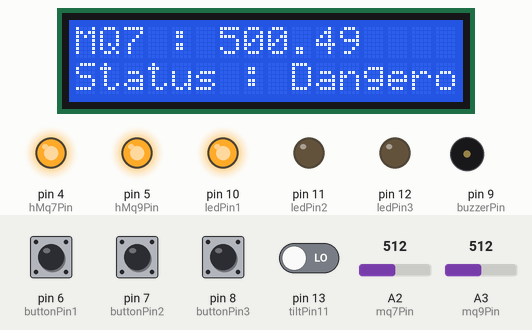
Simulated run of this sketch. Board: Arduino Uno, built with avr-gcc and run on an emulated ATmega328P. Parts: 16×2 character LCD, output pins drawn as LEDs (lit = HIGH), buzzer (waves = sounding, pin HIGH). Dashed ring = blinking. The test bench sets the inputs (shaded band); at power-on: pin 6 (buttonPin1), pin 7 (buttonPin2), pin 8 (buttonPin3) HIGH, pin 13 (tiltPin11) LOW, A3 (mq9Pin) = 512, A2 (mq7Pin) = 512. What the sketch prints to the serial monitor is not drawn.

Above: at 1.2 s.
1.3 s: pin 7 (buttonPin2) pulled LOW for 0.15 s
At 2.7 s:
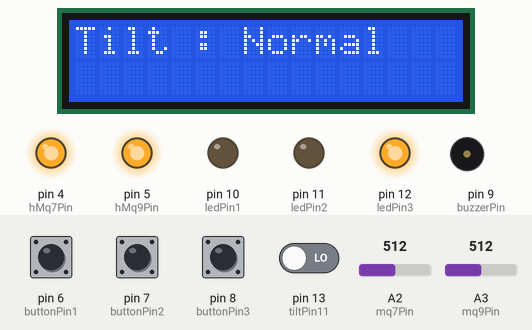
3.0 s: pin 8 (buttonPin3) pulled LOW for 0.15 s
At 3.16 s:
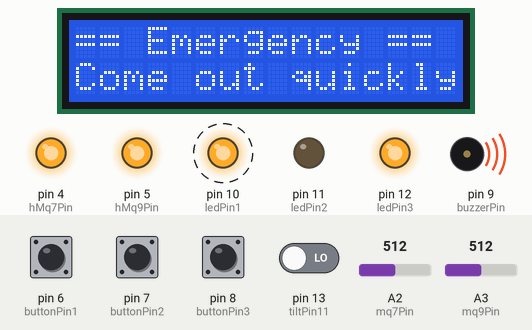
3.7 s: pin 6 (buttonPin1) pulled LOW for 1 s
At 5.7 s:
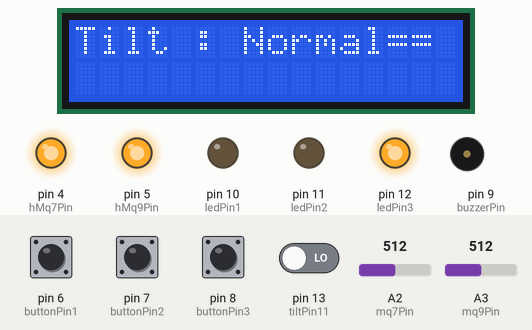
6.2 s: pin 13 (tiltPin11) driven HIGH
At 6.8 s:
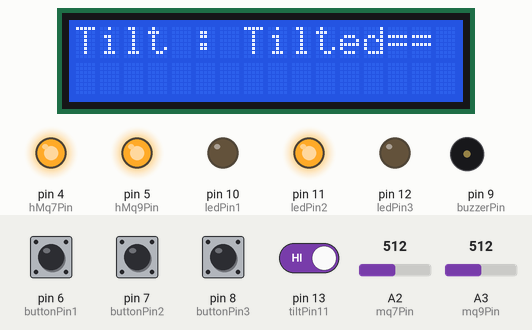
7.7 s: pin 7 (buttonPin2) pulled LOW for 1 s
At 9.9 s:
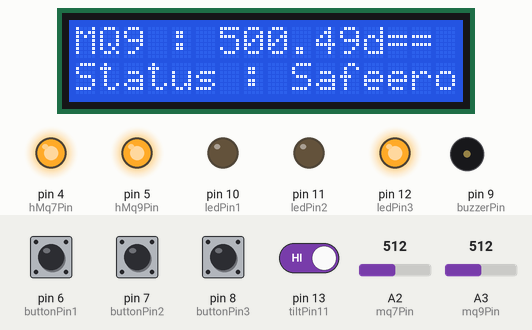
10.2 s: A3 (mq9Pin) set to 1009
At 10.7 s:
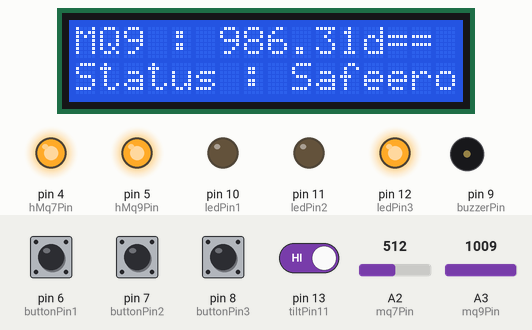
11.7 s: A3 (mq9Pin) set to 1023
Timing chart, 0 to 14.2 s (numbered marks = the images above; inputs shaded):
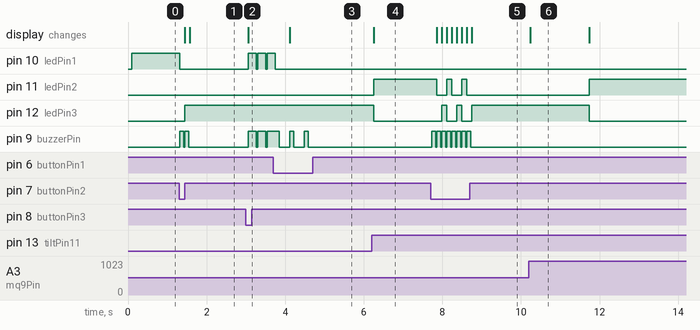

The sketch:

FinalCodeR3.ino
```cpp
#include <Wire.h>
#include <LiquidCrystal_I2C.h>
#include <SoftwareSerial.h>
#include "sensors.h"
#include "display.h"
#include "utilities.h"

LiquidCrystal_I2C lcd(0x27, 16, 2);
SoftwareSerial UnoSerial(3, 2);  // RX | TX

const int mq7Pin = A2;
const int mq9Pin = A3;
const int hMq7Pin = 4;
const int hMq9Pin = 5;

const int buttonPin1 = 6;
const int buttonPin2 = 7;
const int buttonPin3 = 8;

#define buzzerPin 9

const int ledPin1 = 10;
const int ledPin2 = 11;
const int ledPin3 = 12;

const int tiltPin11 = 13;

int mode = 1;
bool isEmergency = false;

void setup() {
  UnoSerial.begin(57600);
  Serial.begin(9600);

  pinMode(hMq7Pin, OUTPUT);
  digitalWrite(hMq7Pin, HIGH);
  pinMode(hMq9Pin, OUTPUT);
  digitalWrite(hMq9Pin, HIGH);

  pinMode(buttonPin1, INPUT_PULLUP);
  pinMode(buttonPin2, INPUT_PULLUP);
  pinMode(buttonPin3, INPUT_PULLUP);

  lcd.begin();
  lcd.backlight();

  pinMode(ledPin1, OUTPUT);
  pinMode(ledPin2, OUTPUT);
  pinMode(ledPin3, OUTPUT);

  digitalWrite(ledPin1, LOW);
  digitalWrite(ledPin2, LOW);
  digitalWrite(ledPin3, LOW);

  pinMode(buzzerPin, OUTPUT);
  pinMode(tiltPin11, INPUT);

  digitalWrite(buzzerPin, LOW);
  digitalWrite(ledPin1, LOW);
}

void loop() {
  // Refresh loop
  int btn1 = digitalRead(buttonPin1);
  int btn2 = digitalRead(buttonPin2);
  int btn3 = digitalRead(buttonPin3);


  // Button action
  if (btn1 == LOW) {
    Serial.println("[Btn 1 click]");
    EmergencyEnd();
    char jsonBuffer[256];
    alert();
    if (mode == 1) {
      createJsonParams(jsonBuffer, "MQ7", GetMq7Sensor(), "MQ7_Sensors_data_retrieved", GetMq7SensorStatus());
      UnoSerial.print(jsonBuffer);
      UnoSerial.print("\n");
    } else if (mode == 2) {
      createJsonParams(jsonBuffer, "MQ9", GetMq9Sensor(), "MQ9_Sensors_data_retrieved", GetMq9SensorStatus());
      UnoSerial.print(jsonBuffer);
      UnoSerial.print("\n");
    } else if (mode == 3) {
      createJsonParams(jsonBuffer, "Tilt", GetTiltSensor(), "Tils_Sensors_data_retrieved", "OK");
      UnoSerial.print(jsonBuffer);
      UnoSerial.print("\n");
    }
    Serial.println(jsonBuffer);

    delay(200);
  } else if (btn2 == LOW) {
    EmergencyEnd();
    Serial.println("[Btn 2 click]");
    EmergencyEnd();
    alert();

    if (mode == 1) {
      mode = 2;
    } else if (mode == 2) {
      mode = 3;
    } else if (mode == 3) {
      mode = 1;
    }
  } else if (btn3 == LOW) {
    Serial.println("[Btn 3 click]");
    if (isEmergency) {
      EmergencyEnd();
    } else {
      isEmergency = true;
    }
  }

  // Emergency mode
  if (isEmergency) {
    char jsonBuffer[256];
    createJsonParams(jsonBuffer, "Emergency", "Emergency", "Emergency","Emergency");
    UnoSerial.print(jsonBuffer);
    UnoSerial.print("\n");
    EmergencyStart();
  }

  // Mode
  if (mode == 1) {
    if (isEmergency) {

    } else {
      const char* mq7SensorReading = GetMq7Sensor();
      String line1 = "MQ7 : ";
      line1 += mq7SensorReading;
      ShowTextLine1(line1.c_str());
    }

    const char* mq7StatusReading = GetMq7SensorStatus();
    String line2 = "Status : ";
    line2 += mq7StatusReading;
    ShowTextLine2(line2.c_str());
    digitalWrite(ledPin3, HIGH);
    ChangeLedByStatus(mq7StatusReading);

  } else if (mode == 2) {
    if (isEmergency) {
    } else {
      const char* mq9SensorReading = GetMq9Sensor();
      String line91 = "MQ9 : ";
      line91 += mq9SensorReading;
      ShowTextLine1(line91.c_str());
      const char* mq9StatusReading = GetMq9SensorStatus();
      String line92 = "Status : ";
      line92 += mq9StatusReading;
      ShowTextLine2(line92.c_str());
      digitalWrite(ledPin3, HIGH);
      ChangeLedByStatus(mq9StatusReading);
    }
  } else if (mode == 3) {
    if (isEmergency) {
    } else {
      const char* GetTiltSensorReading = GetTiltSensor();
      String lineTilt1 = "Tilt : ";
      lineTilt1 += GetTiltSensorReading;
      ShowTextLine1(lineTilt1.c_str());
      ShowTextLine2("                ");
      digitalWrite(ledPin3, HIGH);
      ChangeLedByStatus(GetTiltSensorReading);
    }
  }
}


void EmergencyStart() {
  Serial.println("Emergency Call!");
  ShowTextLine1("== Emergency ==");
  ShowTextLine2("Come out quickly!");
  digitalWrite(ledPin1, HIGH);
  digitalWrite(buzzerPin, HIGH);
  delay(200);
  digitalWrite(ledPin1, LOW);
  digitalWrite(buzzerPin, LOW);
  UnoSerial.print("Emergency Call!");
  UnoSerial.print("\n");
}
void EmergencyEnd() {
  digitalWrite(buzzerPin, LOW);
  digitalWrite(ledPin1, LOW);
  isEmergency = false;
}

void ChangeLedByStatus(const char* status) {
  if (strcmp(status, "Safe") == 0 || strcmp(status, "Normal") == 0) {
    digitalWrite(ledPin1, LOW);
    digitalWrite(ledPin2, LOW);
    digitalWrite(ledPin3, HIGH);
  } else if (strcmp(status, "Warning") == 0 || strcmp(status, "Tilted") == 0) {
    digitalWrite(ledPin1, LOW);
    digitalWrite(ledPin2, HIGH);
    digitalWrite(ledPin3, LOW);
  } else if (strcmp(status, "Dangerous") == 0) {
    digitalWrite(ledPin1, HIGH);
    digitalWrite(ledPin2, LOW);
    digitalWrite(ledPin3, LOW);
  }
}


void alert() {
  digitalWrite(buzzerPin, HIGH);
  delay(100);
  digitalWrite(buzzerPin, LOW);
}
```

display.cpp
```cpp
#include <Wire.h>
#include <LiquidCrystal_I2C.h>
#include "display.h"

extern LiquidCrystal_I2C lcd;

void ShowTextLine1(const char* text) {
  lcd.setCursor(0, 0);
  lcd.print(text);
}

void ShowTextLine2(const char* text) {
  lcd.setCursor(0, 1);
  lcd.print(text);
}
```

display.h
```cpp
#ifndef DISPLAY_H
#define DISPLAY_H

void ShowTextLine1(const char* text);
void ShowTextLine2(const char* text);

#endif
```

sensors.cpp
```cpp
#include <Arduino.h>
#include "sensors.h"
#include "utilities.h"

const char* GetMq7Sensor() {
  int sensorValue = analogRead(mq7Pin);
  float voltage = sensorValue * (5.0 / 1023.0);
  float ppm = voltageToPPM(voltage);

  static char buffer[16];
  String str = String(ppm, 2);
  str.toCharArray(buffer, 16);
  return buffer;
}
const char* GetMq7SensorStatus() {
  int sensorValue = analogRead(mq7Pin);
  float voltage = sensorValue * (5.0 / 1023.0);
  float ppm = voltageToPPM(voltage);

  static char buffer[32];
  String status = "";

  if (ppm < 50) {
    status = "Safe";
  } else if (ppm < 200) {
    status = "Warning";
  } else {
    status = "Dangerous";
  }

  String str = status;
  str.toCharArray(buffer, 32);
  return buffer;
}


const char* GetMq9Sensor() {
  int sensorValue = analogRead(mq9Pin);
  float voltage = sensorValue * (5.0 / 1023.0);
  float ppm = voltageToPPM(voltage);

  static char buffer[16];
  String str = String(ppm, 2);
  str.toCharArray(buffer, 16);
  return buffer;
}

const char* GetMq9SensorStatus() {
  int sensorValue = analogRead(mq9Pin);
  float voltage = sensorValue * (5.0 / 1023.0);
  float ppm = voltageToPPM(voltage);

  static char buffer[32];
  String status = "";

  if (ppm < 1000) {
    status = "Safe";
  } else if (ppm < 5000) {
    status = "Warning";

  } else {
    status = "Dangerous";
  }

  String str = status;
  str.toCharArray(buffer, 32);
  return buffer;
}


const char* GetTiltSensor() {
  int sensorValue = digitalRead(tiltPin11);
  static char buffer[16];
  String str = (sensorValue == 0) ? "Normal" : "Tilted";
  if (sensorValue == 1) {
  } else {
  }
  str.toCharArray(buffer, 16);
  return buffer;
}
```

sensors.h
```cpp
#ifndef SENSORS_H
#define SENSORS_H

extern const int mq7Pin;
extern const int mq9Pin;
extern const int tiltPin11;

const char* GetMq7Sensor();
const char* GetMq7SensorStatus();
const char* GetMq9Sensor();
const char* GetMq9SensorStatus();
const char* GetTiltSensor();

#endif
```

utilities.cpp
```cpp
#include "utilities.h"
#include <Wire.h>
#include <LiquidCrystal_I2C.h>
#include <SoftwareSerial.h>


float voltageToPPM(float voltage) {
  float voltagePoints[] = {0.0, 5.0};
  float ppmPoints[] = {0.0, 1000.0};

  if (voltage <= voltagePoints[0]) {
    return ppmPoints[0];
  } else if (voltage >= voltagePoints[1]) {
    return ppmPoints[1];
  } else {
    float slope = (ppmPoints[1] - ppmPoints[0]) / (voltagePoints[1] - voltagePoints[0]);
    return ppmPoints[0] + slope * (voltage - voltagePoints[0]);
  }
}

void createJsonParams(char* jsonBuffer, const char* sensor_name, const char* value, const char* description, const char* status) {
  sprintf(jsonBuffer, "{\"sensor\":\"%s\", \"status\":\"%s\", \"value\":\"%s\", \"description\":\"%s\"}", sensor_name, status, value, description);
}
```

utilities.h
```cpp
#ifndef UTILITIES_H
#define UTILITIES_H

float voltageToPPM(float voltage);
void createJsonParams(char* jsonBuffer, const char* sensor_name, const char* value, const char* description, const char* status);

#endif
```

Measured:
- after the input at 1.3 s, pin 10 (ledPin1): HIGH → LOW at once; pin 12 (ledPin3): LOW → HIGH after 0.14 s; pin 9 (buzzerPin): alternates HIGH for 0.10 s and LOW for 0.03 s, 4 changes in all, then stays LOW, starting at once; the display: first changes after 0.14 s (image 1 shows a later state)
- after the input at 3.0 s, pin 10 (ledPin1), pin 9 (buzzerPin): alternates HIGH for 0.20 s and LOW for 0.04 s, starting after 0.06 s; the display: changes after 0.06 s (image 2)
- after the input at 3.7 s, pin 10 (ledPin1): goes on until 3.7 s, then stays LOW; pin 9 (buzzerPin): alternates HIGH for 0.10 s and LOW for 0.27 s, 5 changes in all, then stays LOW, starting after 0.15 s; the display: changes after 0.42 s (image 3)
- after the input at 6.2 s, pin 11 (ledPin2): LOW → HIGH after 0.05 s; pin 12 (ledPin3): HIGH → LOW after 0.05 s; the display: changes after 0.05 s (image 4)
- after the input at 7.7 s, pin 11 (ledPin2): alternates HIGH for 0.13 s and LOW for 0.25 s, 5 changes in all, then stays LOW, starting after 0.16 s; pin 12 (ledPin3): alternates HIGH for 0.13 s and LOW for 0.26 s, 5 changes in all, then stays HIGH, starting after 0.28 s
- after the input at 10.2 s, the display: changes at once (image 6)
- after the input at 11.7 s, pin 11 (ledPin2): LOW → HIGH at once; pin 12 (ledPin3): HIGH → LOW at once
